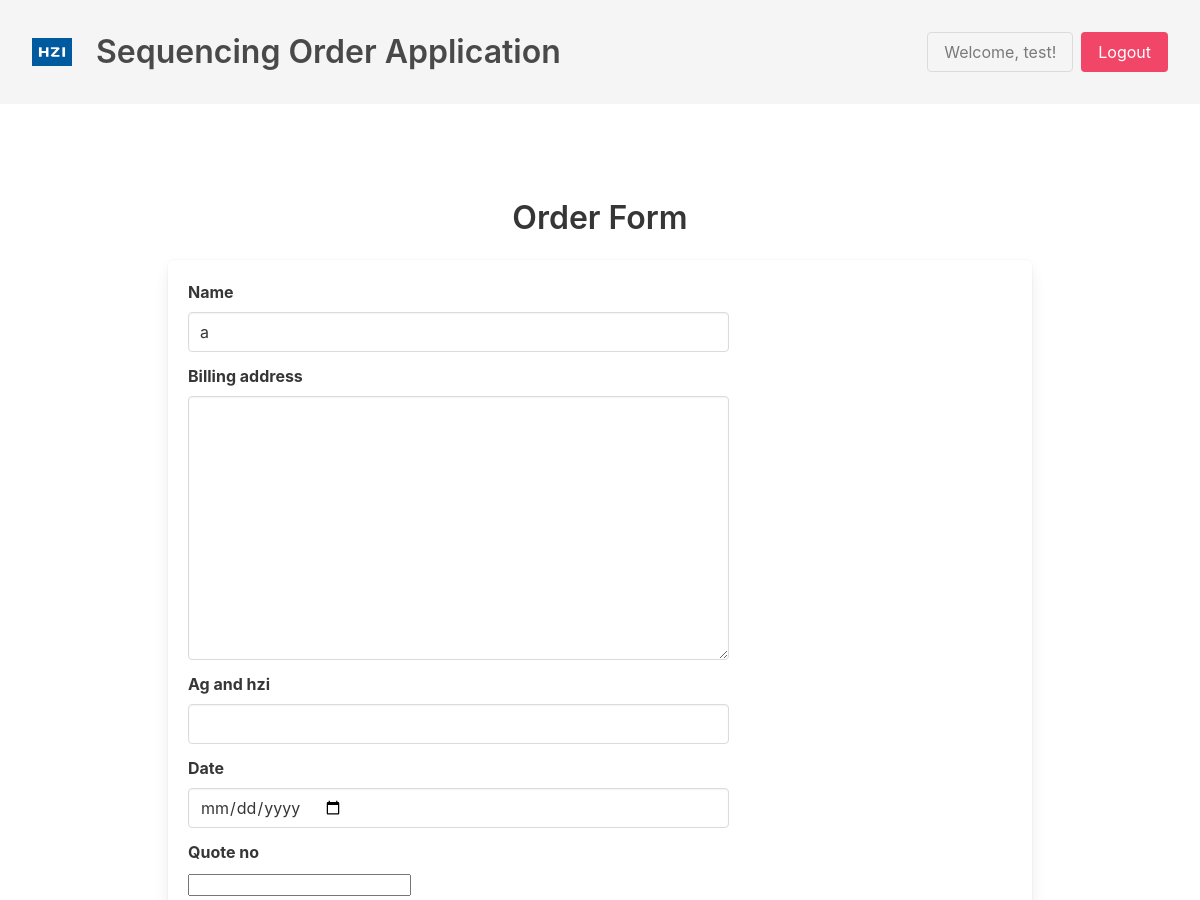
The app's page /orders/23/edit/ (signed in, upper part), older data.
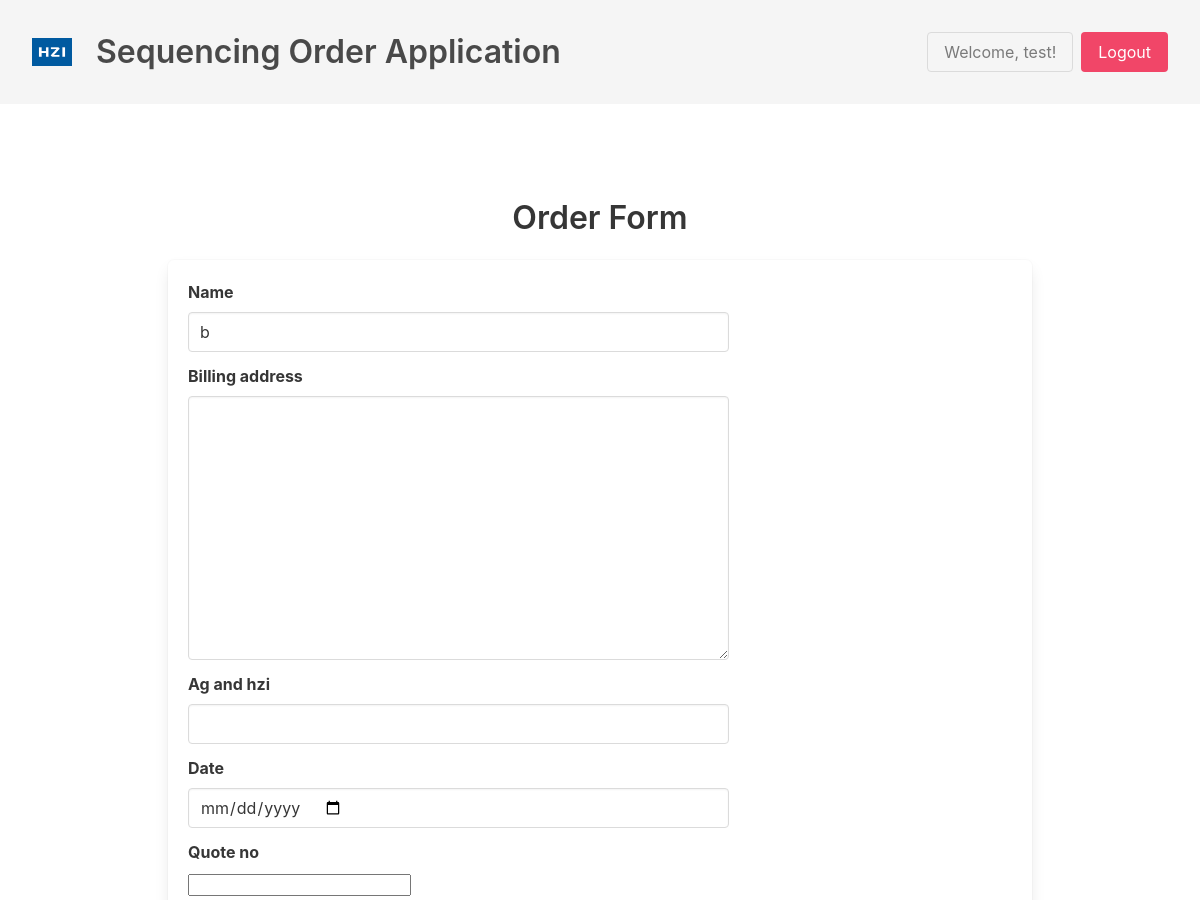
The same page, newer data.
### myapp/models.py (models this page shows, shortened)
class Order(models.Model):
    user = models.ForeignKey(User, on_delete=models.CASCADE)
    name = models.CharField(max_length=100, null=True, blank=True)
    billing_address = models.TextField(null=True, blank=True)
    ag_and_hzi = models.CharField(max_length=100, null=True, blank=True)
    date = models.DateField(null=True, blank=True)
    quote_no = models.CharField(max_length=100, null=True, blank=True)
    contact_phone = PhoneNumberField(null=True, blank=True)
    email = models.EmailField(null=True, blank=True)
    data_delivery = models.CharField(max_length=100, null=True, blank=True)
    signature = models.CharField(max_length=100, null=True, blank=True)
    experiment_title = models.CharField(max_length=100, null=True, blank=True)
    dna = models.CharField(max_length=20, null=True, blank=True)
    rna = models.CharField(max_length=20, null=True, blank=True)
    library = models.CharField(max_length=20, choices=LIBRARY_CHOICES, null=True, blank=True)
    method = models.CharField(max_length=100, null=True, blank=True)
    buffer = models.CharField(max_length=100, null=True, blank=True)
    organism = models.CharField(max_length=100, null=True, blank=True)
    isolated_from = models.CharField(max_length=100, null=True, blank=True)
    isolation_method = models.CharField(max_length=100, choices=ISOLATION_METHOD_CHOICES, null=True, blank=True)

### myapp/views.py (the view, shortened to what this page needs)
# urls.py: path('orders/<int:order_id>/edit/', views.order_view, name='order_edit'),
def order_view(request, order_id=None):
    if request.user.is_authenticated:
        if order_id:
            order = get_object_or_404(Order, pk=order_id, user=request.user)
            form = OrderForm(instance=order)
        else:
            form = OrderForm()
        return render(request, 'order_form.html', {'form': form})
    else:
        return redirect('login')

### myapp/forms.py
class OrderForm(forms.ModelForm):
    class Meta:
        model = Order
        exclude = ['user']
        widgets = {
            'name': forms.TextInput(attrs={'class': 'input'}),
            'billing_address': forms.Textarea(attrs={'class': 'textarea'}),
            'ag_and_hzi': forms.TextInput(attrs={'class': 'input'}),
            'date': forms.DateInput(attrs={'type': 'date', 'class': 'input'}),
            'contact_phone': forms.TextInput(attrs={'class': 'input'}),
            'email': forms.EmailInput(attrs={'class': 'input'}),
            'library': forms.Select(attrs={'class': 'select'}),
            'isolation_method': forms.Select(attrs={'class': 'select'}),
        }
        help_texts = {
            'name': 'Enter your full name as it appears on your billing information.',
            'billing_address': 'Provide the complete billing address for invoicing purposes.',
            'ag_and_hzi': 'Enter the AG and HZI information, if applicable.',
        }

### myapp/templates/order_form.html (shortened to what this page needs)
{% extends 'base.html' %}
{% block content %}
<section class="section">
  <div class="container">
    <h2 class="title has-text-centered">Order Form</h2>
    <form method="post" class="box">
      <div class="columns">
        <div class="column is-two-thirds">
          {% for field in form %}
          <div class="field">
            <label class="label">{{ field.label }}</label>
            <div class="control">
              {{ field }}
            </div>
          </div>
          {% endfor %}
        </div>
      </div>
    </form>
  </div>
</section>
{% endblock content %}

Row changes from the older to the newer data that the page shows:
changed Order: name "a" → "b"
